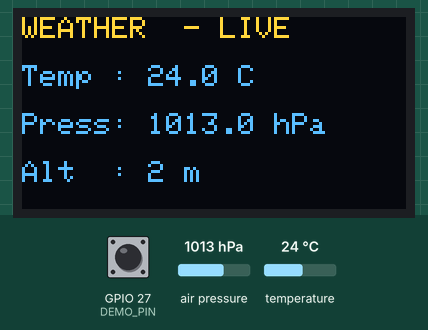
Simulated run of this program. Board: ESP32. On the bench: 128×64 one-colour display. The test bench sets the inputs (shaded band); at power-on: air pressure 1013 hPa, GPIO 27 (DEMO_PIN) HIGH, temperature 24 °C. The OLED is the two-colour kind (top 16 rows yellow); what the program prints to the serial monitor is not drawn.

Above: at 2.6 s.
2.7 s: air pressure set to 952 hPa
At 8.8 s:
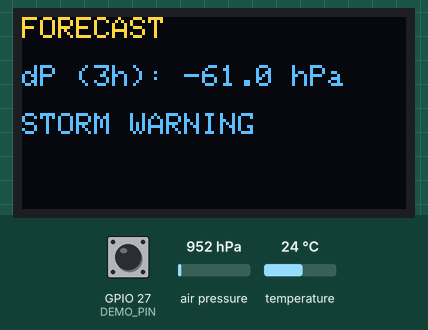
9.0 s: air pressure set to 1025 hPa
At 11.3 s:
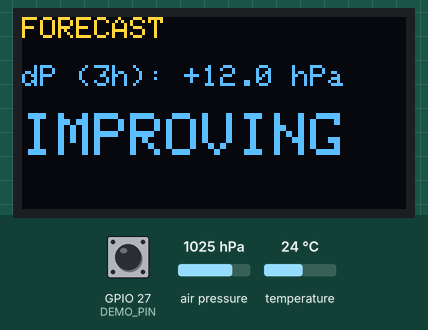
15.3 s: GPIO 27 (DEMO_PIN) pulled LOW for 2.55 s
At 16.8 s:
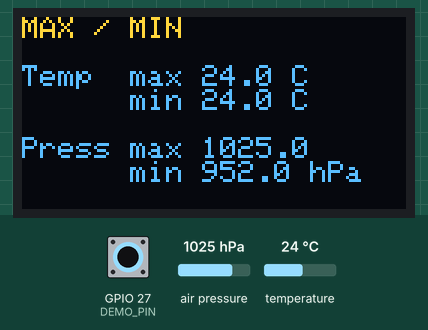
21.5 s: temperature set to 12 °C
At 25.2 s:
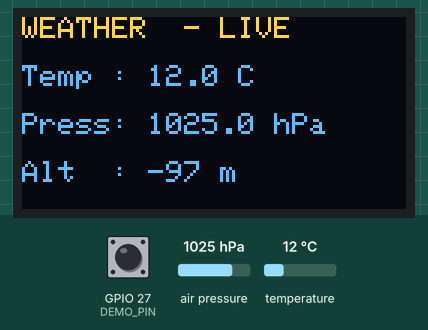
27.8 s: GPIO 27 (DEMO_PIN) pulled LOW for 2.55 s
31.8 s: temperature set to 19 °C
Timing chart, 0 to 34.8 s (numbered marks = the images above; inputs shaded):
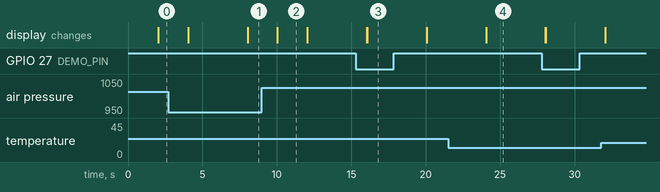

Measured:
- after the input at 2.7 s, the display: changes after 1.3 s (image 1)
- after the input at 9.0 s, the display: changes after 1.0 s (image 2)
- after the input at 21.5 s, the display: changes after 2.6 s (image 4)
- what the display in image 2 shows lasts 2.1 s, from 10.0 s to 12.1 s

The program:

main.cpp
```cpp
/*  =====================================================================
    MINI WEATHER STATION  -  ESP32 side (MYOSA motherboard)
    Tool : VS Code + PlatformIO (libraries are listed in platformio.ini
           and download automatically on the first build)

    The ESP32 does the main work:
      - reads the BMP180 (temperature + pressure, altitude from pressure)
      - keeps max / min of temperature and pressure
      - watches how fast pressure falls over 3 hours:
            fall >= 1.0 hPa  -> RAIN LIKELY
            fall >= 3.0 hPa  -> STORM WARNING
            rise >= 1.0 hPa  -> IMPROVING
      - shows everything on the MYOSA OLED (pages change every 4 s)
      - sends a status to the 8051 every 2 s (9600 baud) as "#S", "#I",
        "#R" or "#W"  ('#' marks the start, then the letter):
            'S' stable   'I' improving   'R' rain likely   'W' storm warning
        The 8051 drives the warning LED and the buzzer.

    SIMULATED 8051 (Proteus): the status goes out on the USB cable
    (Serial, 9600 baud) -> laptop COM port -> Proteus COMPIM -> 8051 RXD.
    Close the PlatformIO Serial Monitor while Proteus is running, because
    only one program can use the COM port at a time.
    The same status also goes out on GPIO 25 (Serial2) for a real 8051.

    DEMO MODE: connect GPIO 27 to GND. Pressure is made to fall by
    0.1 hPa every 2 s, so "RAIN LIKELY" comes after ~20 s and
    "STORM WARNING" after ~60 s. Remove the wire for real data.
    ===================================================================== */

#include <Arduino.h>
#include <Wire.h>
#include <Adafruit_BMP085.h>
#include <Adafruit_GFX.h>
#include <Adafruit_SSD1306.h>

/* ---------- pins ---------- */
#define SDA_PIN     21
#define SCL_PIN     22
#define TX_TO_8051  25      // -> 8051 P3.0 (RXD)
#define RX_UNUSED   26      // not used
#define DEMO_PIN    27      // tie to GND for demo mode

/* ---------- I2C addresses ---------- */
#define OLED_ADDR   0x3C    // MYOSA OLED (SSD1306)

/* ---------- settings ---------- */
#define SLOTS       18            // 18 x 10 min = 3 hour window
#define SLOT_MS     600000UL      // 10 minutes
#define RAIN_DROP   1.0           // hPa
#define STORM_DROP  3.0           // hPa
#define READ_MS     2000UL        // read sensors every 2 s
#define PAGE_MS     4000UL        // change OLED page every 4 s

Adafruit_BMP085  bmp;
Adafruit_SSD1306 oled(128, 64, &Wire, -1);

bool bmpOK = false, oledOK = false, firstRead = true;
float t, p, a;
float tmax, tmin, pmax, pmin;
float hist[SLOTS];
int   slot = 0;
float drop = 0;                 // old - now  (+ve = pressure falling)
char  state = 'S';
int   page = 0;
float demoOffset = 0;

void i2cScan() {
  Serial.println("I2C devices found:");
  for (uint8_t addr = 1; addr < 127; addr++) {
    Wire.beginTransmission(addr);
    if (Wire.endTransmission() == 0) Serial.printf("  0x%02X\n", addr);
  }
}

/* ---------- read sensors + weather logic ---------- */
void updateWeather() {
  t = bmp.readTemperature();
  p = bmp.readPressure() / 100.0;            // Pa -> hPa

  if (digitalRead(DEMO_PIN) == LOW) demoOffset += 0.1;   // simulate falling pressure
  else                              demoOffset = 0;
  p -= demoOffset;

  a = 44330.0 * (1.0 - pow(p / 1013.25, 0.1903));        // altitude estimate

  if (firstRead) {                           // first reading: fill history, set max/min
    for (int i = 0; i < SLOTS; i++) hist[i] = p;
    tmax = tmin = t;  pmax = pmin = p;
    firstRead = false;
  }

  tmax = max(tmax, t);   tmin = min(tmin, t);
  pmax = max(pmax, p);   pmin = min(pmin, p);

  static uint32_t lastSlot = millis();
  if (millis() - lastSlot >= SLOT_MS) {      // store one sample every 10 min
    lastSlot = millis();
    hist[slot] = p;
    slot = (slot + 1) % SLOTS;
  }

  drop = hist[slot] - p;                     // hist[slot] = oldest sample (~3 h ago)

  char old = state;
  if      (drop >= STORM_DROP) state = 'W';
  else if (drop >= RAIN_DROP)  state = 'R';
  else if (drop <= -RAIN_DROP) state = 'I';
  else                         state = 'S';
  if (state != old && (state == 'R' || state == 'W')) page = 2;   // jump to forecast
}

const char* stateText() {
  switch (state) {
    case 'W': return "STORM WARNING";
    case 'R': return "RAIN LIKELY";
    case 'I': return "IMPROVING";
    default:  return "STABLE";
  }
}

/* ---------- OLED pages ---------- */
void drawPage() {
  if (!oledOK) return;
  oled.clearDisplay();
  oled.setTextColor(SSD1306_WHITE);
  oled.setTextSize(1);
  oled.setCursor(0, 0);

  if (page == 0) {                           // live readings
    oled.println("WEATHER  - LIVE");
    oled.println();
    oled.printf("Temp : %.1f C\n\n", t);
    oled.printf("Press: %.1f hPa\n\n", p);
    oled.printf("Alt  : %.0f m\n", a);
  }
  else if (page == 1) {                      // max / min
    oled.println("MAX / MIN");
    oled.println();
    oled.printf("Temp  max %.1f C\n", tmax);
    oled.printf("      min %.1f C\n\n", tmin);
    oled.printf("Press max %.1f\n", pmax);
    oled.printf("      min %.1f hPa\n", pmin);
  }
  else {                                     // forecast
    oled.println("FORECAST");
    oled.println();
    oled.printf("dP (3h): %+.1f hPa\n", -drop);
    oled.println();
    oled.setTextSize(state == 'W' ? 1 : 2);
    oled.println(stateText());
  }
  oled.display();
}

/* ---------- setup / loop ---------- */
void setup() {
  Serial.begin(9600);                        // USB -> PC -> Proteus 8051
  Serial2.begin(9600, SERIAL_8N1, RX_UNUSED, TX_TO_8051);
  pinMode(DEMO_PIN, INPUT_PULLUP);
  Wire.begin(SDA_PIN, SCL_PIN);

  i2cScan();                                 // expect 0x3C (OLED) and 0x77 (BMP180)
  bmpOK  = bmp.begin();
  oledOK = oled.begin(SSD1306_SWITCHCAPVCC, OLED_ADDR);
  Serial.println(bmpOK  ? "BMP180 OK" : "BMP180 NOT FOUND");
  Serial.println(oledOK ? "OLED OK"   : "OLED NOT FOUND");

  if (oledOK) {
    oled.clearDisplay();
    oled.setTextColor(SSD1306_WHITE);
    oled.setTextSize(1);
    oled.setCursor(0, 0);
    oled.println("Weather Station");
    oled.println("Starting...");
    oled.display();
  }
}

void loop() {
  static uint32_t lastRead = 0, lastPage = 0;

  if (millis() - lastRead >= READ_MS) {
    lastRead = millis();
    if (!bmpOK) { bmpOK = bmp.begin(); return; }   // no data -> 8051 blinks LED fast

    updateWeather();
    Serial.printf("#%c\n", state);          // to simulated 8051 (via USB)
    Serial2.printf("#%c\n", state);         // to a real 8051 on GPIO 25
    Serial.printf("T=%.1f P=%.1f A=%.0f drop=%.1f state=%c\n",
                  t, p, a, drop, state);
    drawPage();
  }

  if (!firstRead && millis() - lastPage >= PAGE_MS) {
    lastPage = millis();
    if (state == 'R' || state == 'W') page = (page == 2) ? 0 : 2;  // live <-> forecast
    else                              page = (page + 1) % 3;
    drawPage();
  }
}
```
